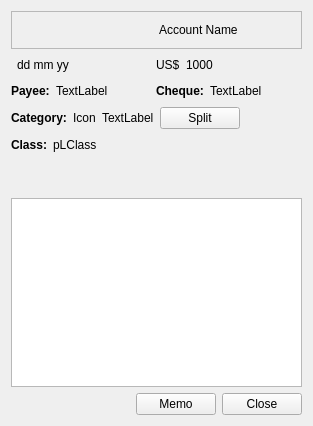
<?xml version="1.0" encoding="UTF-8"?>
<ui version="4.0">
 <class>CTransInfo</class>
 <widget class="QWidget" name="CTransInfo">
  <property name="geometry">
   <rect>
    <x>0</x>
    <y>0</y>
    <width>313</width>
    <height>426</height>
   </rect>
  </property>
  <property name="windowTitle">
   <string>Form</string>
  </property>
  <layout class="QVBoxLayout" name="verticalLayout_2">
   <item>
    <widget class="QFrame" name="frame">
     <property name="frameShape">
      <enum>QFrame::StyledPanel</enum>
     </property>
     <property name="frameShadow">
      <enum>QFrame::Raised</enum>
     </property>
     <layout class="QHBoxLayout" name="horizontalLayout">
      <property name="spacing">
       <number>5</number>
      </property>
      <property name="leftMargin">
       <number>0</number>
      </property>
      <property name="topMargin">
       <number>2</number>
      </property>
      <property name="rightMargin">
       <number>0</number>
      </property>
      <property name="bottomMargin">
       <number>2</number>
      </property>
      <item>
       <widget class="QLabel" name="pLIconAccount">
        <property name="minimumSize">
         <size>
          <width>32</width>
          <height>32</height>
         </size>
        </property>
        <property name="text">
         <string/>
        </property>
        <property name="alignment">
         <set>Qt::AlignRight|Qt::AlignTrailing|Qt::AlignVCenter</set>
        </property>
       </widget>
      </item>
      <item>
       <widget class="QLabel" name="pLAccount">
        <property name="frameShape">
         <enum>QFrame::NoFrame</enum>
        </property>
        <property name="text">
         <string>Account Name</string>
        </property>
        <property name="textFormat">
         <enum>Qt::RichText</enum>
        </property>
       </widget>
      </item>
     </layout>
    </widget>
   </item>
   <item>
    <widget class="QWidget" name="pWidgetControls" native="true">
     <layout class="QVBoxLayout" name="verticalLayout">
      <property name="margin">
       <number>0</number>
      </property>
      <item>
       <layout class="QGridLayout" name="gridLayout">
        <item row="0" column="0">
         <layout class="QHBoxLayout" name="horizontalLayout_4">
          <item>
           <widget class="CStatusWidget" name="pStatusWidget" native="true"/>
          </item>
          <item>
           <widget class="QLabel" name="pLDate">
            <property name="text">
             <string>dd mm yy</string>
            </property>
           </widget>
          </item>
          <item>
           <spacer name="horizontalSpacer_4">
            <property name="orientation">
             <enum>Qt::Horizontal</enum>
            </property>
            <property name="sizeHint" stdset="0">
             <size>
              <width>40</width>
              <height>20</height>
             </size>
            </property>
           </spacer>
          </item>
         </layout>
        </item>
        <item row="0" column="1">
         <layout class="QHBoxLayout" name="horizontalLayout_6">
          <item>
           <widget class="QLabel" name="pLCurrency">
            <property name="sizePolicy">
             <sizepolicy hsizetype="Minimum" vsizetype="Preferred">
              <horstretch>0</horstretch>
              <verstretch>0</verstretch>
             </sizepolicy>
            </property>
            <property name="text">
             <string>US$</string>
            </property>
           </widget>
          </item>
          <item>
           <widget class="QLabel" name="pLAmount">
            <property name="sizePolicy">
             <sizepolicy hsizetype="Minimum" vsizetype="Preferred">
              <horstretch>0</horstretch>
              <verstretch>0</verstretch>
             </sizepolicy>
            </property>
            <property name="text">
             <string>1000</string>
            </property>
           </widget>
          </item>
          <item>
           <spacer name="horizontalSpacer_7">
            <property name="orientation">
             <enum>Qt::Horizontal</enum>
            </property>
            <property name="sizeHint" stdset="0">
             <size>
              <width>40</width>
              <height>20</height>
             </size>
            </property>
           </spacer>
          </item>
         </layout>
        </item>
        <item row="1" column="0">
         <layout class="QHBoxLayout" name="horizontalLayout_7">
          <item>
           <widget class="QLabel" name="label_2">
            <property name="text">
             <string>&lt;b&gt;Payee:&lt;/b&gt;</string>
            </property>
           </widget>
          </item>
          <item>
           <widget class="QLabel" name="pLPayee">
            <property name="text">
             <string>TextLabel</string>
            </property>
           </widget>
          </item>
          <item>
           <spacer name="horizontalSpacer_5">
            <property name="orientation">
             <enum>Qt::Horizontal</enum>
            </property>
            <property name="sizeHint" stdset="0">
             <size>
              <width>40</width>
              <height>20</height>
             </size>
            </property>
           </spacer>
          </item>
         </layout>
        </item>
        <item row="1" column="1">
         <layout class="QHBoxLayout" name="horizontalLayout_8">
          <item>
           <widget class="QLabel" name="label">
            <property name="text">
             <string>&lt;b&gt;Cheque:&lt;/b&gt;</string>
            </property>
           </widget>
          </item>
          <item>
           <widget class="QLabel" name="pLCheque">
            <property name="text">
             <string>TextLabel</string>
            </property>
           </widget>
          </item>
          <item>
           <spacer name="horizontalSpacer_6">
            <property name="orientation">
             <enum>Qt::Horizontal</enum>
            </property>
            <property name="sizeHint" stdset="0">
             <size>
              <width>40</width>
              <height>20</height>
             </size>
            </property>
           </spacer>
          </item>
         </layout>
        </item>
       </layout>
      </item>
      <item>
       <layout class="QHBoxLayout" name="horizontalLayout_3">
        <item>
         <widget class="QLabel" name="label_3">
          <property name="text">
           <string>&lt;b&gt;Category:&lt;/b&gt;</string>
          </property>
         </widget>
        </item>
        <item>
         <widget class="QLabel" name="pLIconCategory">
          <property name="sizePolicy">
           <sizepolicy hsizetype="Minimum" vsizetype="Preferred">
            <horstretch>0</horstretch>
            <verstretch>0</verstretch>
           </sizepolicy>
          </property>
          <property name="text">
           <string>Icon</string>
          </property>
         </widget>
        </item>
        <item>
         <widget class="QLabel" name="pLCategory">
          <property name="text">
           <string>TextLabel</string>
          </property>
         </widget>
        </item>
        <item>
         <widget class="QPushButton" name="pPBSplit">
          <property name="text">
           <string>Split</string>
          </property>
         </widget>
        </item>
        <item>
         <spacer name="horizontalSpacer_3">
          <property name="orientation">
           <enum>Qt::Horizontal</enum>
          </property>
          <property name="sizeHint" stdset="0">
           <size>
            <width>40</width>
            <height>20</height>
           </size>
          </property>
         </spacer>
        </item>
       </layout>
      </item>
      <item>
       <layout class="QHBoxLayout" name="horizontalLayout_2">
        <item>
         <widget class="QLabel" name="label_4">
          <property name="text">
           <string>&lt;b&gt;Class:&lt;/b&gt;</string>
          </property>
         </widget>
        </item>
        <item>
         <widget class="QLabel" name="pLClass">
          <property name="text">
           <string>pLClass</string>
          </property>
         </widget>
        </item>
        <item>
         <spacer name="horizontalSpacer_2">
          <property name="orientation">
           <enum>Qt::Horizontal</enum>
          </property>
          <property name="sizeHint" stdset="0">
           <size>
            <width>40</width>
            <height>20</height>
           </size>
          </property>
         </spacer>
        </item>
       </layout>
      </item>
      <item>
       <spacer name="verticalSpacer">
        <property name="orientation">
         <enum>Qt::Vertical</enum>
        </property>
        <property name="sizeHint" stdset="0">
         <size>
          <width>20</width>
          <height>40</height>
         </size>
        </property>
       </spacer>
      </item>
     </layout>
    </widget>
   </item>
   <item>
    <widget class="QTextEdit" name="pTENote">
     <property name="readOnly">
      <bool>true</bool>
     </property>
     <property name="textInteractionFlags">
      <set>Qt::TextBrowserInteraction</set>
     </property>
    </widget>
   </item>
   <item>
    <layout class="QHBoxLayout" name="horizontalLayout_5">
     <item>
      <spacer name="horizontalSpacer">
       <property name="orientation">
        <enum>Qt::Horizontal</enum>
       </property>
       <property name="sizeHint" stdset="0">
        <size>
         <width>40</width>
         <height>20</height>
        </size>
       </property>
      </spacer>
     </item>
     <item>
      <widget class="QPushButton" name="pPBMemo">
       <property name="text">
        <string>Memo</string>
       </property>
       <property name="checkable">
        <bool>true</bool>
       </property>
      </widget>
     </item>
     <item>
      <widget class="QPushButton" name="pPBClose">
       <property name="text">
        <string>Close</string>
       </property>
      </widget>
     </item>
    </layout>
   </item>
  </layout>
 </widget>
 <customwidgets>
  <customwidget>
   <class>CStatusWidget</class>
   <extends>QWidget</extends>
   <header>statuswidget.h</header>
   <container>1</container>
  </customwidget>
 </customwidgets>
 <tabstops>
  <tabstop>pTENote</tabstop>
  <tabstop>pPBClose</tabstop>
  <tabstop>pPBMemo</tabstop>
 </tabstops>
 <resources/>
 <connections/>
</ui>
